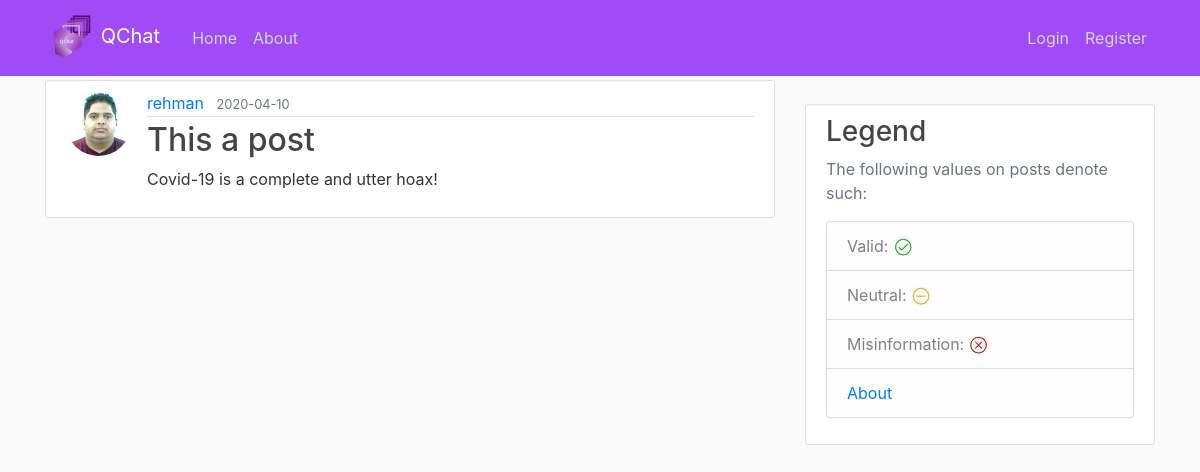
Page /post/34 on the committed database.
### app/models.py (models this page shows, shortened)
class User(db.Model, UserMixin):
    id = db.Column(db.Integer, primary_key=True)                                    # Primary Key
    username = db.Column(db.String(20), unique=True, nullable=False)                # Each User will have a username, with a max(20) characters, it must be unique, and Null is not allowed!
    email = db.Column(db.String(120), unique=True, nullable=False)                  # Each User will have an email, with a max(120) characters, it must be unique, and Null is not allowed!
    image_file = db.Column(db.String(2083), nullable=False, default='default.jpg')    # Each User will have a defualt profile Image, so uniqueness does not apply, since Null is not allowed!
    password = db.Column(db.String(60), nullable=False)                             # Each User will have passwords, with a max(60) characters, uniqueness does not apply, and Null is not allowed!
    posts = db.relationship('Post', backref='author', lazy=True)                    # This is linked to Posts, Lazy Evaluation is set to: True

class Post(db.Model):
    id = db.Column(db.Integer, primary_key=True)                                    # Primary Key
    title = db.Column(db.String(100), nullable=False)                               # Each Post will have a title, with a max(100) characters, uniqueness does not apply, and Null is not allowed!
    date_posted = db.Column(db.DateTime, nullable=False, default=datetime.utcnow)   # Each Post will have a date_posted, with DateTime set to utcnow, current time, and Null is not allowed!
    content = db.Column(db.Text, nullable=False)                                    # Each Post will have a content with no character limit, and Null is not allowed!
    user_id = db.Column(db.Integer, db.ForeignKey('user.id'), nullable=False)       # This is using the user id as a ForeignKey, each post must have an Author, so Null is not allowed!

### app/posts/routes.py (the view)
@posts.route('/post/<int:post_id>')
def post(post_id):
    post = Post.query.get_or_404(post_id)
    return render_template('post.html', title=post.title, post=post)

### app/templates/post.html (shortened to what this page needs)
{% extends "template.html" %}
{% block content %}
    <article class="media content-section">
        <img class="rounded-circle article-img" src="{{ post.author.image_file }}">
        <div class="media-body">
            <div class="article-metadata">
                <a class="mr-2" href="{{ url_for('users.user_posts', username=post.author.username) }}">{{ post.author.username }}</a>
                <small class="text-muted">{{ post.date_posted.strftime('%Y-%m-%d') }}</small>
            </div>
            <h2 class="article-title"> {{ post.title }} </h2>
            <p class="article-content">{{ post.content }}</p>
        </div>
    </article>
{% endblock content %}

### app/static/main.css (style rules this page uses)
body { background: #fafafa; color: #333333; margin-top: 5rem; }
h1, h2, h3, h4, h5, h6 { color: #444444; }
.content-section { background: #ffffff; padding: 10px 20px; border: 1px solid #dddddd; border-radius: 3px; margin-bottom: 20px; }
.article-title { color: #444444; }
.article-content { white-space: pre-line; }
.article-img { height: 65px; width: 65px; margin-right: 16px; }
.article-metadata { padding-bottom: 1px; margin-bottom: 4px; border-bottom: 1px solid #e3e3e3 }

### rows in the picture
User: author.image_file (picture), author.username "rehman"
Post: date_posted "2020-04-10", title "This a post", content "Covid-19 is a complete and utter hoax!"
